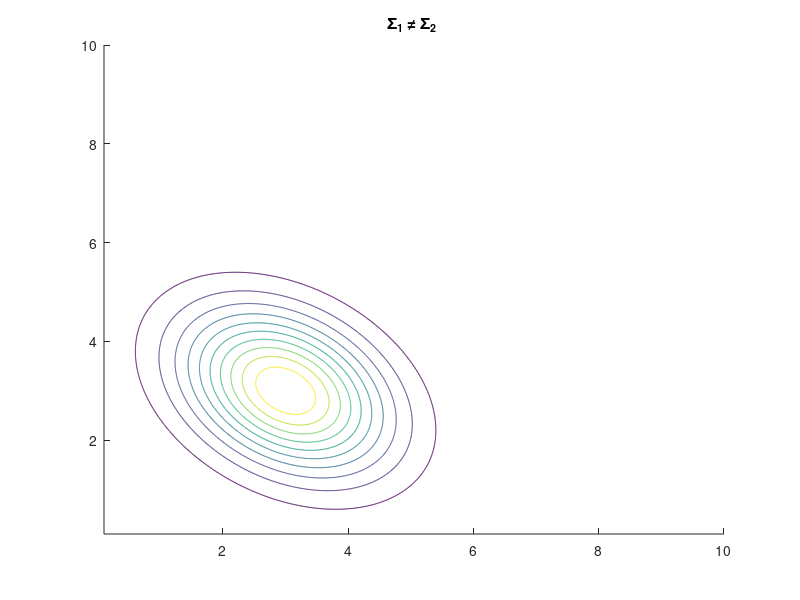

Source code (MATLAB): (Note: this script raises an error after producing the figure.)
close all;
clear;
clc;

%These are the means of the 2 distributions 
m1 = [3 3];
m2 = [6 6];
%These are the covariance matrices of the 2 distributions
s1 = [1.2 -0.4; -0.4 1.2];
s2 = [1.2 0.4; 0.4 1.2];

%Axis
x1 = [0.1:0.01:10];
x2 = [0.1:0.01:10];
%Creation of the (x-y) grid in order to use the mvnpdf
[X1,X2] = meshgrid(x1,x2);

%Creation of the 3d normal pdf of the variable x1 and x2
Y1 = mvnpdf([X1(:) X2(:)],m1,s1);
%Reshaping so we will be able to plot in 3d and get the contours,because mvnpdf returns a vector and not a matrix
Y1_reshaped = reshape(Y1,length(x1),length(x2));

figure(1);
hold on;
title('\Sigma_1 \neq \Sigma_2 ');
contour(x1,x2,Y1_reshaped,'Color','g');

%We are following the same process for the 2nd distribution

%Creation of the 3d normal pdf of the variable x1 and x2
Y2 = mvnpdf([X1(:) X2(:)],m2,s2);
%Reshaping so we will be able to plot in 3d and get the contours,because mvnpdf returns a vector and not a matrix
Y2_reshaped = reshape(Y2,length(x1),length(x2));
contour(x1,x2,Y2_reshaped,'k');

for P1 = [0.1, 0.25 ,0.5, 0.75, 0.9]
    P2 = 1 - P1;
    y = (1.61*log(P1/P2)+18)./x1;
    plot(y,x1);
    axis([0 10 0 10]);
end
legend('\Sigma_1','\Sigma_2','P1 = 0.1','P1 = 0.25','P1 = 0.5','P1 = 0.75','P1 = 0.9');
hold off;